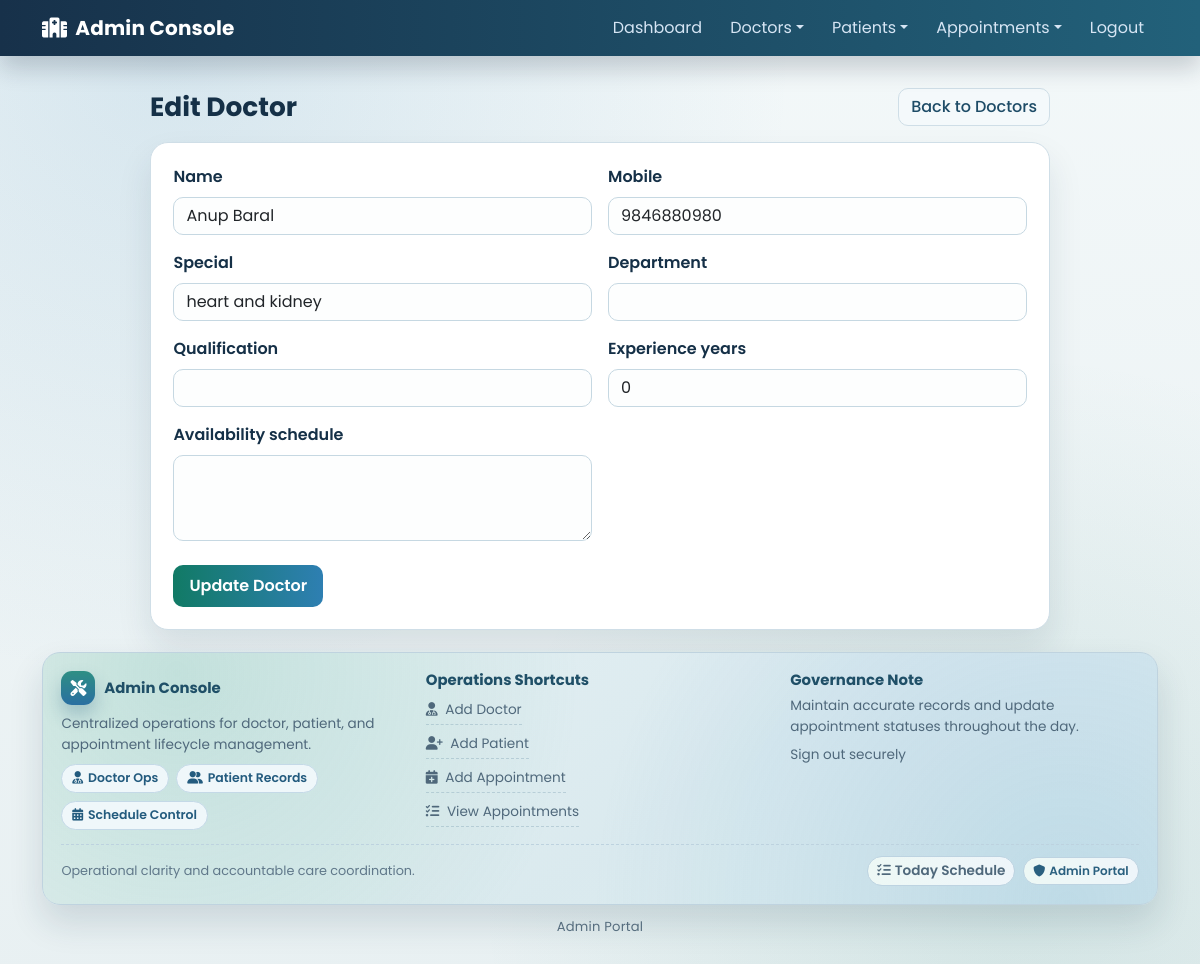
Page /doctor/3/edit/ (signed in) on the committed database.
### hospital/models.py (models this page shows, shortened)
class Doctor(models.Model):
    name = models.CharField(max_length=50)
    mobile = models.CharField(max_length=20)
    special = models.CharField(max_length=50)
    department = models.CharField(max_length=80, blank=True)
    qualification = models.CharField(max_length=120, blank=True)
    experience_years = models.PositiveIntegerField(default=0)
    availability_schedule = models.TextField(blank=True)

### hospital/views.py (the view)
# urls.py: path('doctor/<int:pid>/edit/', Edit_Doctor,name='edit_doctor'),
@staff_required
def Edit_Doctor(request, pid):
    doctor = get_object_or_404(Doctor, id=pid)
    if request.method == 'POST':
        form = DoctorForm(request.POST, instance=doctor)
        if form.is_valid():
            form.save()
            return redirect('view_doctor')
    else:
        form = DoctorForm(instance=doctor)
    return render(request, 'edit_doctor.html', {'form': form, 'doctor': doctor})

### hospital/forms.py
class DoctorForm(BootstrapFormMixin, forms.ModelForm):
    def __init__(self, *args, **kwargs):
        super().__init__(*args, **kwargs)
        self._apply_bootstrap_classes()
    class Meta:
        model = Doctor
        fields = [
            "name",
            "mobile",
            "special",
            "department",
            "qualification",
            "experience_years",
            "availability_schedule",
        ]
        widgets = {
            "availability_schedule": forms.Textarea(attrs={"rows": 3}),
        }

### hospital/forms.py (called while the page is built)
    def _apply_bootstrap_classes(self):
        for field_name, field in self.fields.items():
            css_class = "form-select" if isinstance(field.widget, forms.Select) else "form-control"
            existing = field.widget.attrs.get("class", "")
            field.widget.attrs["class"] = f"{existing} {css_class}".strip()
            if field.required:
                field.widget.attrs.setdefault("required", "required")

### hospital/views.py (called while the page is built)
def staff_required(view_func):
    return user_passes_test(
        lambda user: user.is_authenticated and user.is_staff,
        login_url="login",
    )(view_func)

### hospital/templates/edit_doctor.html (shortened to what this page needs)
{% extends 'admin_base.html' %}
{% load static %}
{% block body %}
<div class="form-shell">
    <div class="d-flex justify-content-between align-items-center mb-3">
        <h2 class="section-title mb-0">Edit Doctor</h2>
        <a href="{% url 'view_doctor' %}" class="btn btn-soft">Back to Doctors</a>
    </div>
    <div class="form-card">
        <form method="post" novalidate>
            <div class="row g-3">
                {% for field in form %}
                <div class="col-md-6 {% if field.name == 'availability_schedule' %}col-12{% endif %}">
                    <label class="form-label" for="{{ field.id_for_label }}">{{ field.label }}</label>
                    {{ field }}
                </div>
                {% endfor %}
            </div>
            <button type="submit" class="btn btn-brand mt-4">Update Doctor</button>
        </form>
    </div>
</div>
{% endblock %}

### hospital/static/css/mystyle.css (style rules this page uses)
:root { --bg-a: #f7faf7; --bg-b: #eaf2f0; --ink: #153047; --muted: #5b7182; --primary: #117a65; --primary-strong: #0d6251; --accent: #2e7fb2; --accent-soft: #eaf4fb; --card: #ffffff; --card-soft: #f9fcfb; --ring: rgba(46, 127, 178, 0.22); --border: #cfdee7; --danger: #b94a48; }
body { font-family: "Poppins", "Segoe UI", sans-serif; color: var(--ink); background: radial-gradient(circle at 10% 5%, rgba(46, 127, 178, 0.1), transparent 45%), radial-gradient(circle at 90% 95%, rgba(17, 122, 101, 0.09), transparent 40%), linear-gradient(180deg, var(--bg-a), var(--bg-b)); min-height: 100vh; margin: 0; }
body.admin-app { background: radial-gradient(circle at 14% 6%, rgba(46, 127, 178, 0.14), transparent 45%), radial-gradient(circle at 85% 90%, rgba(17, 122, 101, 0.1), transparent 40%), linear-gradient(180deg, #f3f8f9, #e8f0f2); }
.section-title { font-size: 1.65rem; font-weight: 700; margin-bottom: 1rem; }
.form-shell { max-width: 900px; margin: 0 auto; }
.form-card { background: var(--card); border: 1px solid var(--border); border-radius: 18px; box-shadow: 0 18px 34px rgba(15, 45, 70, 0.1); padding: 1.4rem; }
.form-label { font-weight: 600; color: var(--ink); }
.form-control, .form-select { border-radius: 10px; border: 1px solid #c6d8e2; background: #fdfefe; }
.btn-brand { background: linear-gradient(90deg, var(--primary), var(--accent)); border: none; color: #fff; font-weight: 600; border-radius: 10px; padding: 0.55rem 1rem; }
.btn-soft { border-radius: 10px; border: 1px solid var(--border); background: #f4f9fb; color: #1e4c67; font-weight: 500; }

### rows in the picture
Doctor: form "Anup Baral" "9846880980" "heart and kidney" "0"

### other values in the picture
{{ field.label }} "Name" "Mobile" "Special" "Department" "Qualification" "Experience years" "Availability schedule"
